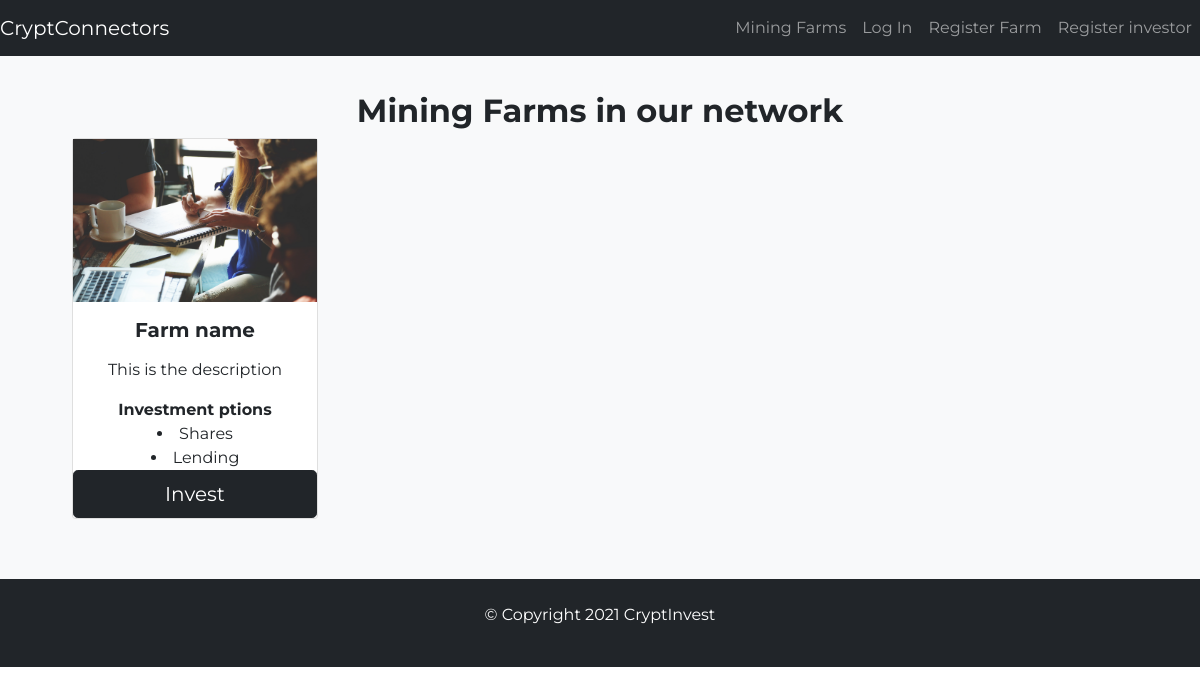
/invest/mining_farms (signed in), run on an earlier commit of the app's database.
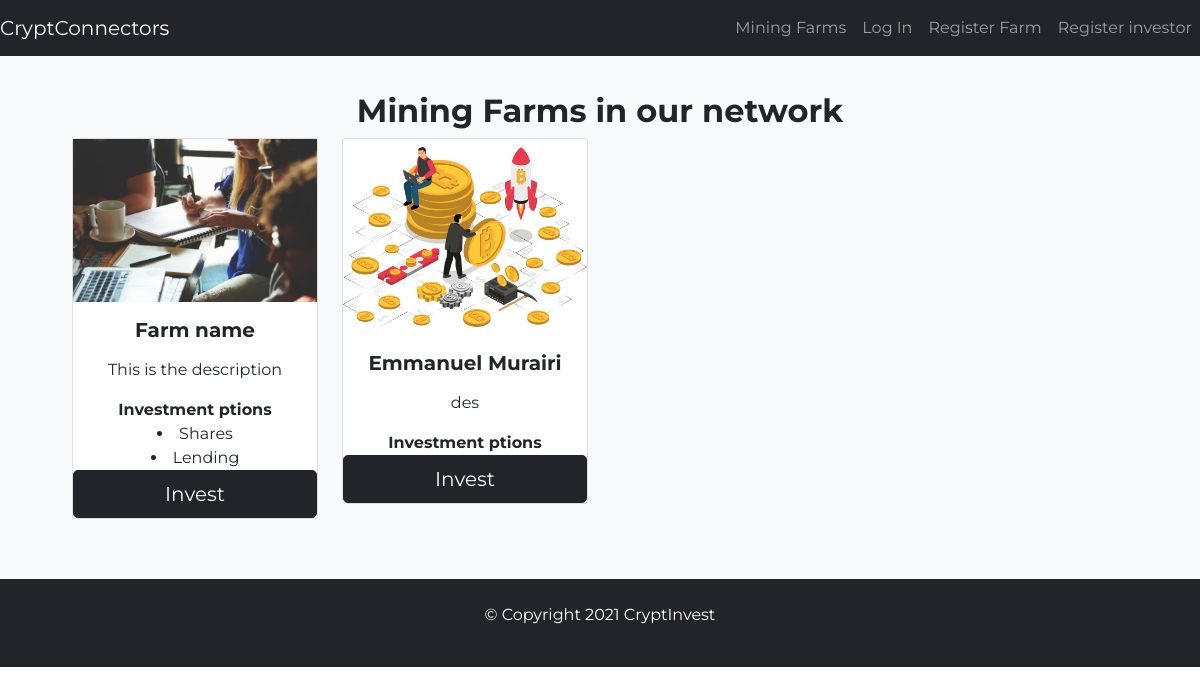
And on a later commit of the database.
### farm/models.py (models this page shows, shortened)
class MiningFarm(User):
    farm_name = models.CharField(null=True, max_length=128)
    description = models.TextField(null=True)
    logo = models.ImageField(upload_to="mining_farm/logo", null=True, blank=True)
    investment_options = models.ManyToManyField(InvestmentOption)

class InvestmentOption(models.Model):
    name = models.CharField(max_length=128)
    description = models.TextField(null=True)
    def __str__(self):
        return self.name

### invest/views.py (the view)
# urls.py: path('mining_farms', views.mining_farms, name='mining_farms'),
@login_required
def mining_farms(request):
    farms = MiningFarm.objects.all()
    return render(request, "mining_farms.html", context=locals())

### invest/templates/mining_farms.html
<!DOCTYPE html>
<html>
<head>
  {% include 'head.html' %}
</head>
<body>
  <section class="colored-section" id="title">
    <div class="container-fluid">
      {% include 'menu.html' %}
    </div>
  </section>
  <section class="news-section bg-light">
    <div class="container mt-2">
      <div class="row">
        <h2>Mining Farms in our network</h2>
    {%for farm in farms%}
        <div class="col-lg-3 col-md-6 col-sm-12 item">
          <div class="card item-card card-block">
            <img src="/media/{{farm.logo}}" alt="Photo of sunset" onerror="this.onerror=null;this.src='/static/images/crypt.png';">
            <h5 class="item-card-title mt-3 mb-3">{{farm.farm_name}}</h5>
            <p class="card-text">{{farm.description}}</p>
            <b>Investment ptions</b>
            <lu>
            {%for option in farm.investment_options.all%}
                <li>{{option}}</li>
            {%endfor%}
            </lu>
            <a type="button" href="mining_farms/{{farm.id}}" class="btn btn-dark btn-lg">Invest</a>
          </div>
        </div>
    {%endfor%}
      </div>
    </div>
  </section>
  <footer class="bg-dark footer-section" id="footer">
    <p>© Copyright 2021 CryptInvest</p>
  </footer>
</body>
</html>

### home/templates/head.html (shortened to what this page needs)
  <link href="https://cdn.jsdelivr.net/npm/bootstrap@5.0.1/dist/css/bootstrap.min.css" rel="stylesheet">
  <link rel="stylesheet" href="/static/css/styles.css">

### home/templates/menu.html (shortened to what this page needs)
<nav class="navbar navbar-expand-lg navbar-dark bg-dark fixed-top">
<a class="navbar-brand" href="/">CryptConnectors</a>
<div class="collapse navbar-collapse justify-content-end" id="navbarTogglerDemo01">
    <ul class="navbar-nav ml-auto">
    <li class="nav-item">
        <a class="nav-link" href={%url 'mining_farms'%}>Mining Farms</a>
    </li>
    <li class="nav-item">
        <a class="nav-link" href={%url 'login'%}>Log In</a>
    </li>
    <li class="nav-item">
        <a class="nav-link" href={%url 'register-farm'%}>Register Farm</a>
        </li>
    <li class="nav-item">
        <a class="nav-link" href={%url 'register-investor'%}>Register investor</a>
        </li>
    </ul>
</div>
</nav>

### home/static/css/styles.css (style rules this page uses)
body { font-family: "Montserrat", "sans-serif"; font-weight: 400; text-align: center; }
h1, h2, h3, h4, h5,h6 { font-weight: 700; }
.container-fluid { padding: 2% 0 0 0; }
.navbar { margin: 0; }
.footer-section { color: white; padding:2%; margin-bottom: 0; }
.news-section { padding: 5%; }

What changed in the data, as far as the page shows it:
added MiningFarm: shows a picture, farm_name "Emmanuel Murairi", description "des"
